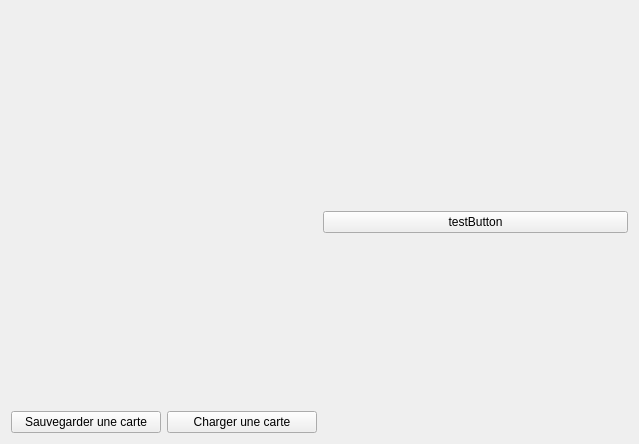
<?xml version="1.0" encoding="UTF-8"?>
<ui version="4.0">
 <class>EditorForm</class>
 <widget class="QWidget" name="EditorForm">
  <property name="geometry">
   <rect>
    <x>0</x>
    <y>0</y>
    <width>639</width>
    <height>444</height>
   </rect>
  </property>
  <property name="windowTitle">
   <string>Form</string>
  </property>
  <layout class="QHBoxLayout" name="horizontalLayout">
   <item>
    <layout class="QVBoxLayout" name="verticalLayout_2">
     <item>
      <widget class="QWidget" name="widgetView" native="true">
       <layout class="QGridLayout" name="gridLayout_6"/>
      </widget>
     </item>
     <item>
      <spacer name="verticalSpacer">
       <property name="orientation">
        <enum>Qt::Vertical</enum>
       </property>
       <property name="sizeType">
        <enum>QSizePolicy::Maximum</enum>
       </property>
       <property name="sizeHint" stdset="0">
        <size>
         <width>20</width>
         <height>40</height>
        </size>
       </property>
      </spacer>
     </item>
     <item>
      <layout class="QHBoxLayout" name="horizontalLayout_2">
       <item>
        <widget class="QPushButton" name="buttonSaveMap">
         <property name="text">
          <string>Sauvegarder une carte</string>
         </property>
        </widget>
       </item>
       <item>
        <widget class="QPushButton" name="buttonLoadMap">
         <property name="text">
          <string>Charger une carte</string>
         </property>
        </widget>
       </item>
      </layout>
     </item>
    </layout>
   </item>
   <item>
    <layout class="QGridLayout" name="gridLayout">
     <item row="0" column="0">
      <widget class="QPushButton" name="testButton">
       <property name="text">
        <string>testButton</string>
       </property>
      </widget>
     </item>
    </layout>
   </item>
  </layout>
 </widget>
 <resources/>
 <connections/>
</ui>
